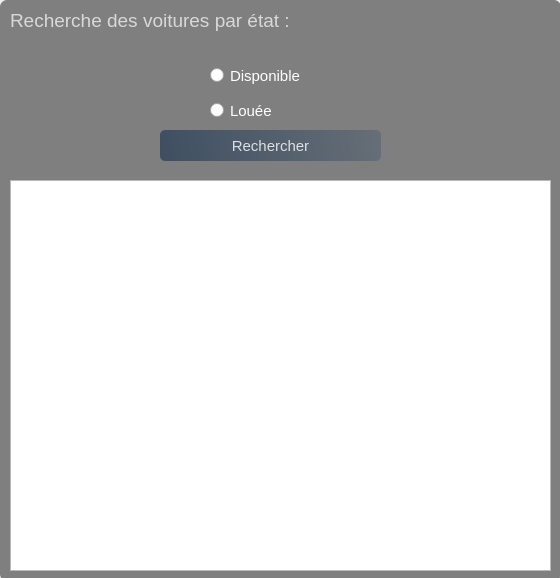
<?xml version="1.0" encoding="UTF-8"?>
<ui version="4.0">
 <class>Form</class>
 <widget class="QWidget" name="Form">
  <property name="geometry">
   <rect>
    <x>0</x>
    <y>0</y>
    <width>560</width>
    <height>578</height>
   </rect>
  </property>
  <property name="windowTitle">
   <string>Form</string>
  </property>
  <widget class="QWidget" name="widget" native="true">
   <property name="geometry">
    <rect>
     <x>0</x>
     <y>0</y>
     <width>561</width>
     <height>591</height>
    </rect>
   </property>
   <widget class="QLabel" name="label_4">
    <property name="geometry">
     <rect>
      <x>0</x>
      <y>-5</y>
      <width>561</width>
      <height>581</height>
     </rect>
    </property>
    <property name="styleSheet">
     <string notr="true">border-image: url(:/images/abstract-gradient-blue-to-white-sq-format-thomas-woolworth.jpg);</string>
    </property>
    <property name="text">
     <string/>
    </property>
   </widget>
   <widget class="QLabel" name="label_5">
    <property name="geometry">
     <rect>
      <x>0</x>
      <y>0</y>
      <width>561</width>
      <height>581</height>
     </rect>
    </property>
    <property name="styleSheet">
     <string notr="true">background-color:rgba(0,0,0,120); 
border-radius:7px; </string>
    </property>
    <property name="text">
     <string/>
    </property>
   </widget>
   <widget class="QLabel" name="label_6">
    <property name="geometry">
     <rect>
      <x>10</x>
      <y>0</y>
      <width>321</width>
      <height>41</height>
     </rect>
    </property>
    <property name="maximumSize">
     <size>
      <width>16777215</width>
      <height>16777215</height>
     </size>
    </property>
    <property name="sizeIncrement">
     <size>
      <width>0</width>
      <height>0</height>
     </size>
    </property>
    <property name="font">
     <font>
      <pointsize>14</pointsize>
      <bold>false</bold>
     </font>
    </property>
    <property name="styleSheet">
     <string notr="true">color :rgba(255,255,255,0.7)</string>
    </property>
    <property name="text">
     <string>Recherche des voitures par état :</string>
    </property>
   </widget>
   <widget class="QRadioButton" name="radioButton">
    <property name="geometry">
     <rect>
      <x>210</x>
      <y>60</y>
      <width>141</width>
      <height>31</height>
     </rect>
    </property>
    <property name="font">
     <font>
      <pointsize>11</pointsize>
     </font>
    </property>
    <property name="styleSheet">
     <string notr="true">color : white ;</string>
    </property>
    <property name="text">
     <string>Disponible</string>
    </property>
   </widget>
   <widget class="QRadioButton" name="radioButton_2">
    <property name="geometry">
     <rect>
      <x>210</x>
      <y>90</y>
      <width>141</width>
      <height>41</height>
     </rect>
    </property>
    <property name="font">
     <font>
      <pointsize>11</pointsize>
     </font>
    </property>
    <property name="styleSheet">
     <string notr="true">color : white ;</string>
    </property>
    <property name="text">
     <string>Louée</string>
    </property>
   </widget>
   <widget class="QTableView" name="tableView_2">
    <property name="geometry">
     <rect>
      <x>10</x>
      <y>180</y>
      <width>541</width>
      <height>391</height>
     </rect>
    </property>
    <property name="styleSheet">
     <string notr="true"/>
    </property>
   </widget>
   <widget class="QPushButton" name="pushButton_2">
    <property name="geometry">
     <rect>
      <x>160</x>
      <y>130</y>
      <width>221</width>
      <height>31</height>
     </rect>
    </property>
    <property name="font">
     <font>
      <pointsize>11</pointsize>
      <bold>false</bold>
     </font>
    </property>
    <property name="styleSheet">
     <string notr="true">QPushButton#pushButton_2{
background-color : qlineargradient(spread:pad,x1:0,y1:0.505682,x2:1,y2:0.477,stop:0 rgba(20,47,78,0.6),stop:1 rgba(85,98,112,0.6));
color:rgba(255,255,255,0.8);
border-radius:5px;
}
QPushButton#pushButton_2:hover{
background-color : qlineargradient(spread:pad,x1:0,y1:0.505682,x2:1,y2:0.477,stop:0 rgba(40,67,98,219),stop:1 rgba(105,118,132,226));
}
QPushButton#pushButton_2:pressed{
background-color : qlineargradient(spread:pad,x1:0,y1:0.505682,x2:1,y2:0.477,stop:0  rgba(20,47,78,0.6),stop:1 rgba(85,98,112,0.8));
color:rgba(255,255,255,210);
border-radius:5px;
}
</string>
    </property>
    <property name="text">
     <string>Rechercher</string>
    </property>
   </widget>
  </widget>
 </widget>
 <resources>
  <include location="res_msgbox.qrc"/>
 </resources>
 <connections/>
</ui>
